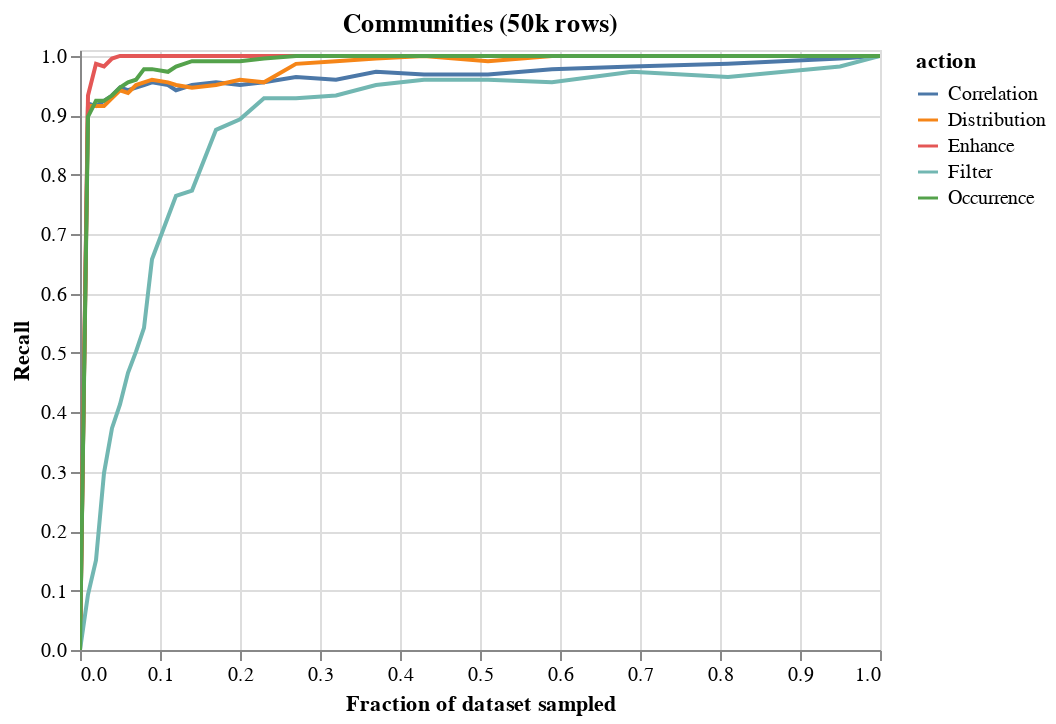

The code cell stored with this chart in its notebook:
### Code cell
df = trial_df 
df = df.groupby(["nfrac","action"]).mean().reset_index()
alt.Chart(df,title="Communities (50k rows)").mark_line().encode(
    x = alt.X("nfrac",title="Fraction of dataset sampled"),#scale=alt.Scale(type="log")),
    y = alt.Y("Recall",scale=alt.Scale(domain=(0,1.01))),
    color = "action"
).interactive()

### Figure 1 — Vega-Lite specification as saved in the notebook (floating-point values rounded to 4 significant figures; data arrays with more than 128 entries replaced by an {"elided": "..."} marker saying what was removed)
{"config": {"view": {"continuousWidth": 400, "continuousHeight": 300}}, "data": {"name": "data-5c23d4c519c0a32b14176ee0631c97f5"}, "mark": "line", "encoding": {"color": {"type": "nominal", "field": "action"}, "x": {"type": "quantitative", "field": "nfrac", "title": "Fraction of dataset sampled"}, "y": {"type": "quantitative", "field": "Recall", "scale": {"domain": [0, 1.01]}}}, "selection": {"selector075": {"type": "interval", "bind": "scales", "encodings": ["x", "y"]}}, "title": "Communities (50k rows)", "$schema": "https://vega.github.io/schema/vega-lite/v4.8.1.json", "datasets": {"data-5c23d4c519c0a32b14176ee0631c97f5": {"elided": "130 records"}}}
